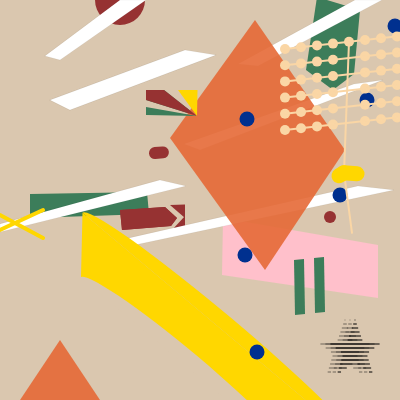
Frame 1 (no input)
Frame 60 (no input): identical to frame 1, image omitted
Frame 120 (the mouse pressed at the canvas centre since frame 60): identical to frame 1, image omitted

The p5.js sketch that drew this single still picture (run headless with seeded random() and noise() and a simulated clock; from frame 60 on, the mouse is pressed at the canvas centre):

// p5.js sketch
// ── sketch.js
function setup() {
  createCanvas(400, 400);

}

function draw() {
    background('#DAC7AF');

    angleMode(DEGREES);

//Layer 1
    //Pink quadrilateral
    stroke(0,0,0,0)
    fill('pink')
    quad(223, 218, 
        378, 245, 
        378, 298, 
        222, 275);
    //Maroon point
    stroke(150,50,50)
    strokeWeight(50)
    point(120, 0)
    // Green
    strokeWeight(0)
    fill(60,125,90)
    // Custom shape
    beginShape();
    vertex(317, -3); // First point
    vertex(360, 10); // Second point
    vertex(354, 74); // Third point
    vertex(333, 90); //...
    vertex(306, 70);
    endShape(CLOSE); // Close the shape

    quad(30, 194, 
        147, 192, 
        149, 214, 
        30, 218);

    //The flag
    let px = 294 // delta is +10
    let py = 260 // delta is +55
        quad(px, py, 
        px+10, py-1, 
        px+11, py+54, 
        px+1, py+55);

        quad(px+20, py-2, 
        px+30, py-3, 
        px+31, py+52, 
        px+21, py+53);
    
        quad(146, 90, 
        164, 90,
        197, 116,
        146, 100, 
        );

    // Red flag
    fill(150,50,50)
    beginShape();
    vertex(120, 210); 
    vertex(165, 207); 
    vertex(177, 218); 
    vertex(171, 226); 
    vertex(122, 230);
    endShape(CLOSE); 

    triangle(170,205,185,204.5,185,218)
    triangle(172,230,185,229,185,216)
    endShape(CLOSE); 
    

    
//Layer 2
    // Start drawing the white ribbons.
    fill(255)
    stroke('black');
    strokeWeight(0.05);
    line(50, 100, 
        185, 50);
    line(70, 110, 
        216, 55);
    fill('white')
    quad(45, 56, 
        60, 60, 
        146, 0,
        120, 0, 
        );
    quad(50, 100, 
        185, 50, 
        216, 55,
        70, 110, 
        );
    quad(238, 64, 
        258, 66, 
        382, 0,
        355, 0, 
        );
    quad(160, 180, 
        186, 186, 
        0, 232,
        0, 224, 
        );
    quad(184, 144, 
        200, 150, 
        383, 80,
        354, 84,
        );
    quad(358, 186, 
        394, 190, 
        130, 246,
        116, 241,
        );

//Layer 3
    stroke(0,0,0,0)
    //Orange quadrilateral
    strokeWeight(0)
    fill(230, 106, 55,230)
    quad(170, 138, 
        255, 20, 
        345, 150, 
        265, 270);
    quad(20, 400, 
        60, 340, 
        100, 400, 
        60, 400);
    //Maroon
    fill(150,50,50)
    push();
    rotate(-5)
    rect(135, 160, 20, 12, 20);
    pop()

    quad(146, 90, 
    164, 90,
    197, 116,
    146, 100, 
    );

    stroke(150,50,50)
    strokeWeight(12)
    point(330, 217)

    strokeWeight(0)
    fill(60,125,90)
    triangle(146, 107, 
    146, 115, 
    197, 116);

    //Yellow
    fill('gold')
    triangle(178, 90, 
    197.5, 90, 
    197, 116);

    strokeWeight(15)
    stroke('#00308F')
    point(245,255)
    point(247,119)
    point(340,195)
    point(367,100)
    point(395,26)
    point(257,352)//Paint this again later as it has been covered

    strokeWeight(4)
    stroke('gold')
    line(43,210,0,230)
    line(43,238,0,215)
    push()
    fill('gold')
    strokeWeight(0)
    rotate(40)
    // x, y, width, height, start angle, stop angle, mode
    let arcX=380
    let arcY =110
    arc(arcX, arcY, 360, 30, 180, 360, CHORD);
    quad(arcX-180,arcY,
        arcX-140,arcY+50,
        arcX+140,arcY+50,
        arcX+180,arcY,)
    strokeWeight(0)
    fill('#DAC7AF')//background color covering up
    arc(arcX, arcY+51, 280, 30, 180, 360, CHORD);
    pop()

    stroke('#00308F')
    strokeWeight(15)
    point(257,352)

    //Dandelion
    stroke('#FAD6A5');
    let danX = 285; // Bottom
    let danY = 130;

    let lX; 
    let lY; 

    for (let j = 0; j <= 5; j++) {
        strokeWeight(10);
        for (let i = 0; i <= 8; i++) {
            // i === 4 is the 5th point (0, 1, 2, 3, 4)
            // i!==4 is to ensure that other points being drawn
            // j === 5 is the top row (the last loop iteration)
            if (i !== 4 || j === 5) {
                point(danX + i * 16, danY);
            }
            if (i===4&&j===5){
                lX=danX+i*16;
                lY = danY;
            }
            danY = danY - 1.8;
        }
        
        strokeWeight(2);
        // Draws the slanted underline
        line(danX, danY + 1.8 * 9, danX + 18 * 8, danY);
    }
    line(lX,lY,
        lX-5,danY+140
    )
    line(lX+3,danY+200,
    lX-5,danY+140
    )

    //Yellow sticker
    strokeWeight(15)
    stroke('gold')
    line(lX+8,danY+141,
    lX-5,danY+140
    )
    line(lX-10,danY+143,
    lX-5,danY+140
    )

    //Black star - Line by line may be approachable but failed for now...
    //stroke('black')
    //strokeWeight(1)
    //let starX = 300
    //let starY =300
    //let starW = 3
    //let starH = 3
    //for(let i =1;i<=5; i++){
    //line(starX-starW*i*2,starY+(i-1)*starH,
    //    starX+starW*i*2,starY+(i-1)*starH)
    //}
    //starY = starY +4*starH
    //for(let i =1;i<=5; i++){
    //    line(starX-starW*i*2,starY-(i-1)*starH,
    //        starX+starW*i*2,starY-(i-1)*starH)
    //}

    stroke('black')
    strokeWeight(0.5)
    drawScanlineStar(345, 350, 30, 12, 4);
    drawScanlineStar(350, 350, 30, 12, 4);
    strokeWeight(1)
    drawScanlineStar(355, 350, 30, 12, 4);

}
function drawScanlineStar(cx, cy, outerR, innerR, stepSize) {
  let vertices = [];
  
  // Build the invisible skeleton (10 points for a 5-pointed star)
  for (let i = 0; i < 10; i++) {
    let angle = i * 36;//360/10=36
    let r = i % 2 === 0 ? outerR : innerR; //Checks if the current step i is an even number. 
    //If it is even, it uses the large outerR (for a pointy tip). If it is odd, it uses the smaller innerR (for an inner corner).
    let vx = cx + cos(angle - 90) * r;
    let vy = cy + sin(angle - 90) * r;
    //cos for horizontal, sin for vertical
    vertices.push({ x: vx, y: vy });
    //Saves the X and Y coordinates into the vertices list
  }

  // Determine the exact top and bottom of this specific star
  let topY = cy - outerR;
  let bottomY = cy + outerR;
  
  // Scan down the canvas line by line starting at topY, stops at bottomY, and moves down the canvas by stepSize pixels every loop.
  for (let y = topY; y <= bottomY; y += stepSize) {
    let intersects = [];

    // Check this horizontal line against all 10 edges of the star
    for (let i = 0; i < vertices.length; i++) {
      let p1 = vertices[i];
      let p2 = vertices[(i + 1) % vertices.length];

      if ((p1.y <= y && p2.y > y) || (p2.y <= y && p1.y > y)) {//Checks if the current slanted edge crosses the current height (y) of our scanner.
        let intersectX = p1.x + (y - p1.y) * (p2.x - p1.x) / (p2.y - p1.y);
        intersects.push(intersectX);//Calculates the exact horizontal pixel coordinate (intersectX) where the scanner touches the edge
      }
    }

    // Sort intersections left to right, from smallest to largest
    intersects.sort((a, b) => a - b);

    // Draw lines between pairs of intersections
    for (let i = 0; i < intersects.length; i += 2) {
      if (intersects[i + 1] !== undefined) {
        line(intersects[i], y, intersects[i + 1], y);
      }
    }
  }
}
